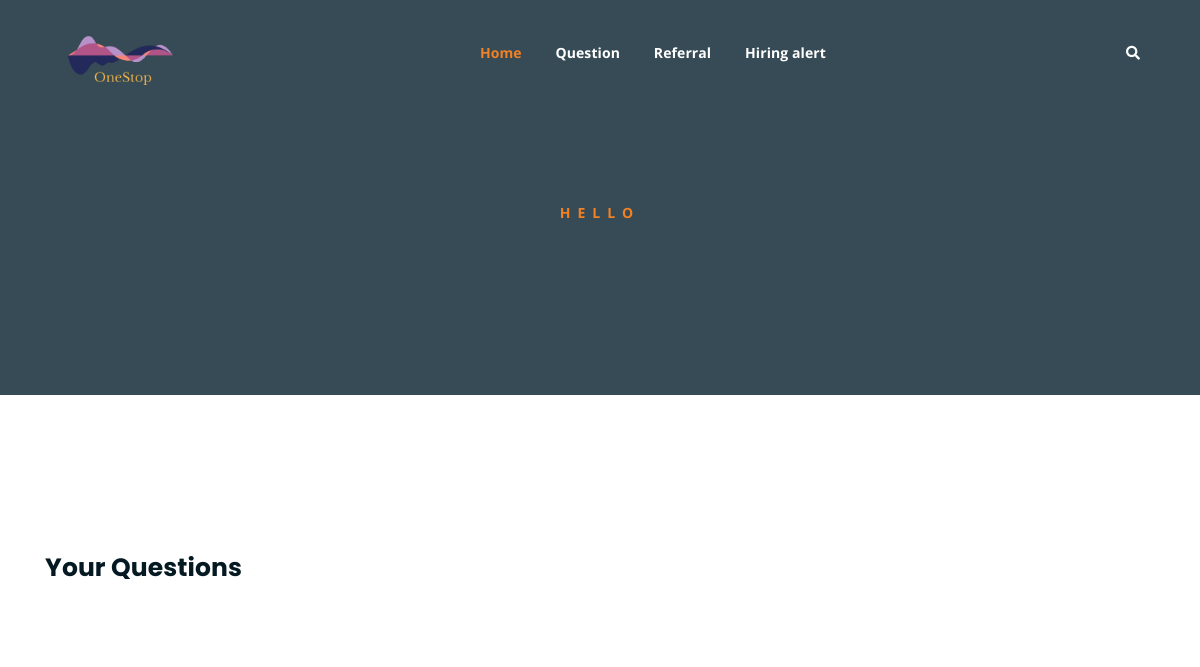
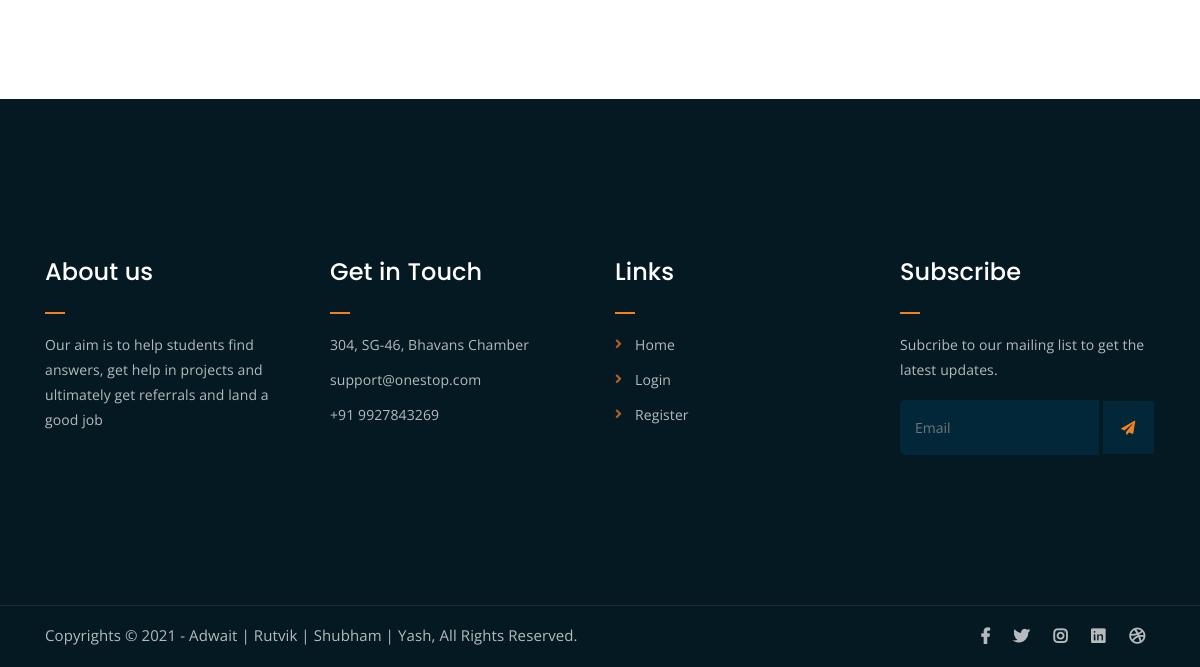
Page /Student/question/6/ on the earlier database version (2 pictures, top to bottom).
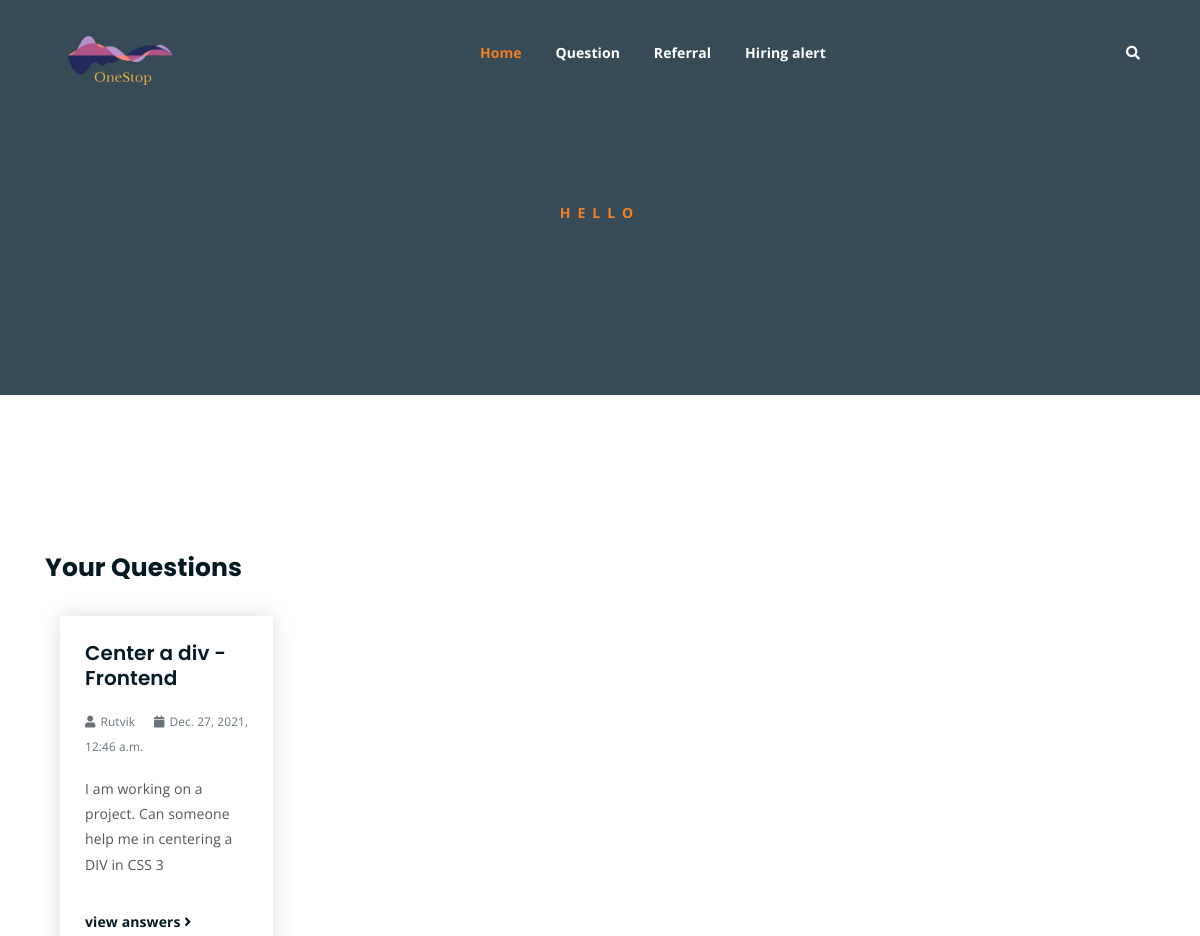
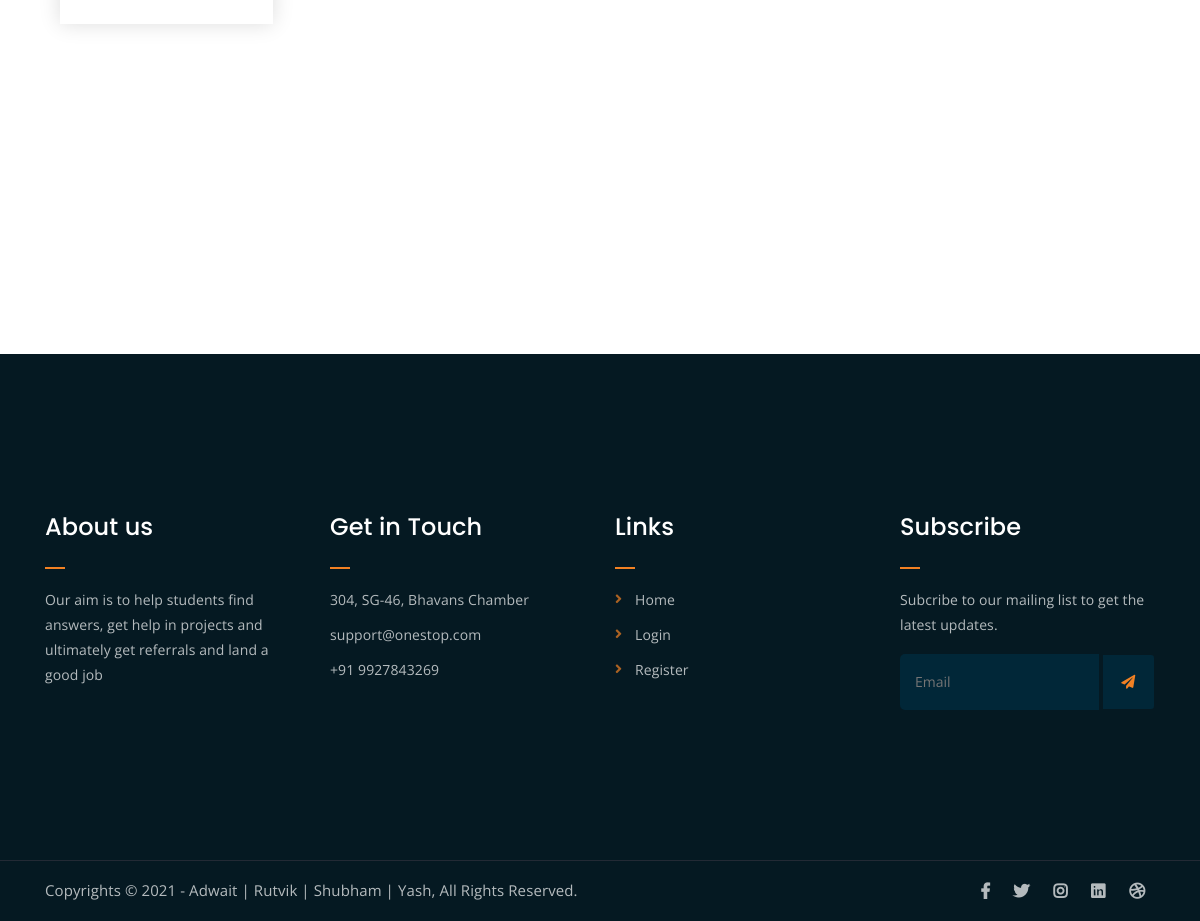
Same page on the later database version (2 pictures, top to bottom).
### main/models.py (models this page shows)
class Question(models.Model):
    title = models.CharField(max_length=500)
    description = models.TextField()
    image = models.ImageField(upload_to='mainapp/question_images/', null=True)
    student = models.ForeignKey(User, on_delete=models.CASCADE)
    date_posted = models.DateTimeField(default=datetime.datetime.now)

### main/views.py (the view)
def StudentQuestionListView(request, pk):
    context = {
        "student": Student.objects.filter(user__pk=pk).first(),
        "questions": Question.objects.filter(student__pk=pk),
    }
    print("in student")
    return render(request, "main/profile.html", context)

### main/templates/main/profile.html (shortened to what this page needs)
{% extends "main/base.html" %}
{% block content%}
<div class="breadcrumb-section breadcrumb-bg">
    <div class="container">
        <div class="row">
            <div class="col-lg-8 offset-lg-2 text-center">
                <div class="breadcrumb-text">
                    <p>Hello</p>
                </div>
            </div>
        </div>
    </div>
</div>
<div class="contact-from-section mt-150 mb-150">
    <div class="container">
        <div class="row">
            <div class="col-lg-8 mb-5 mb-lg-0">
                <div class="form-title">
                    <h2>Your Questions</h2>
                </div>
                {% for cur_quest in questions %}
                <div class="latest-news mb-150">
                    <div class="container">
                        <div class="row">
                            <div class="col-lg-4 col-md-6">
                                <div class="single-latest-news">
                                    <div class="news-text-box">
                                        <h3><a href="{%url 'Questions-detail' cur_quest.pk %}">{{cur_quest.title}}</a>
                                        </h3>
                                        <p class="blog-meta">
                                            <span class="author"><i
                                                    class="fas fa-user"></i>{{cur_quest.student.username}}</span>
                                            <span class="date"><i
                                                    class="fas fa-calendar"></i>{{cur_quest.date_posted}}</span>
                                        </p>
                                        <p class="excerpt">{{cur_quest.description}}</p>
                                        <a href="{%url 'Questions-detail' cur_quest.pk %}" class="read-more-btn">view
                                            answers <i class="fas fa-angle-right"></i></a>
                                    </div>
                                </div>
                            </div>
                        </div>
                    </div>
                </div>
                {% endfor %}
            </div>
        </div>
    </div>
</div>
{% endblock content%}

Differences in the rows shown:
added Question: title "Center a div - Frontend", student.username "Rutvik", date_posted "Dec. 27, 2021, 12:46 a.m.", description "I am working on a project. Can someone help me in centering a DIV in CSS 3"
